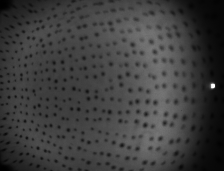
#> input picture bubble_force_estimation/src/bubble_force_estimation/optical_flow/test_imgs/img_1.png, 224 x 171 px, found by its file name
$ python img_binarization.py   (older library calls are emulated)
#> lines starting #> are read from the running program, lines starting #| are printed output that depends on the picture; after the words box and inside, x2 and y2 are one past the last pixel; in counts of white or black regions, pixels touching at a corner belong together
#> (reads bubble_force_estimation/src/bubble_force_estimation/optical_flow/test_imgs/camera_info.npy from the repository)
import numpy as np
import cv2
import os
import sys
from PIL import Image
import matplotlib.pyplot as plt

project_path = os.path.join(os.path.dirname(os.path.abspath(__file__)).split('/bubble_force_estimation')[0], 'bubble_force_estimation')
package_path = os.path.join(project_path, 'bubble_force_estimation', 'src', 'bubble_force_estimation', 'optical_flow')
sys.path.append(project_path)


class BubbleImgBinarization(object):
    """
    binarize the image so latex is white (255) and dots are black (0).
    """

    def __call__(self, img, th=128):
        bin_img = img.copy() # TODO: binarize the image
        bin_img[np.where(img > th)] = 255.
        bin_img[np.where(img <= th)] = 0.
        return bin_img


# DEBUG:

# [35 lines left out: functions serach_threshold, gird_binarization, not called in this run]

def avg_filter(img):
    k_size = 30
    img_width, img_height = img.shape
    avg_img = img.copy()
    for i in range(img_height):
        for j in range(img_width):
            tile_i = img[j:j+k_size, i:i+k_size]
            tile_i_avg = np.mean(tile_i)
            avg_img[j,i] = tile_i_avg
    return avg_img

# [11 lines left out: function blob_detector, not called in this run]


def load_img(img_path):
    imm = Image.open(img_path)
#> imm is the input picture: PIL image 224x171 I;16; min 19, max 2895, mean 717.3
    img_ar = np.asarray(imm.getdata()).reshape(imm.size[1],imm.size[0])
    return img_ar

def reverse_img(img):
    img_rev = -1*(img.astype('int32')-255)
    return img_rev.astype('uint8')

if __name__ == '__main__':
    img_name = 'img_1.png'
    img_path = os.path.join(package_path, 'test_imgs', img_name)
    camera_info_path = os.path.join(package_path, 'test_imgs', 'camera_info.npy')
    camera_info = np.load(camera_info_path, allow_pickle=True)
    img_binarization = BubbleImgBinarization()
    img_ar = load_img(img_path)
    img_avg = avg_filter(img_ar)
#> after the loop in avg_filter, `for i in range(img_height):`:
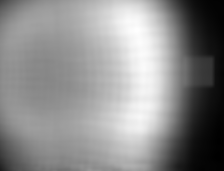
#> avg_img: shape (171, 224) int64; min 89, max 1180, mean 690.3; drawn with min black and max white
    img_d = img_ar - img_avg
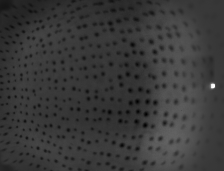
#> img_d: shape (171, 224) int64; min -759, max 2723, mean 27; drawn with min black and max white

    # [19 lines of commented-out code are left out]

    img_bin = img_binarization(img_d, th=-250).astype('uint8') # image binarized
#> in __call__, `bin_img[np.where(img > th)] = 255.`:
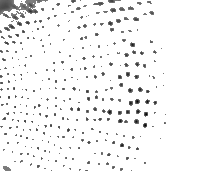
#> bin_img: shape (171, 224) int64; min -759, max 255, mean 215.9; drawn with min black and max white
#> in __call__, `bin_img[np.where(img <= th)] = 0.`:
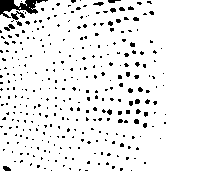
#> bin_img: shape (171, 224) int64; 93.5% white; black in thin lines or dots, all inside (x1, y1, x2, y2) = (0, 0, 166, 171)
    fig = plt.figure(1)
    plt.imshow(img_bin)
    # serach for countours
    img_bin_rev = reverse_img(img_bin)
    import pdb; pdb.set_trace()
    cnts = cv2.findContours(img_bin_rev, cv2.RETR_LIST, cv2.CHAIN_APPROX_SIMPLE)[0]
#> cnts = 335 contours, 331 with area under 20; largest, box (x1, y1, x2, y2) and area: (0, 0, 48, 18) 321, (11, 11, 25, 20) 36, (4, 24, 15, 31) 25, (3, 166, 11, 171) 20
    img_center = img_d.copy()/np.max(img_ar)*255
    for cnt in cnts:
        cnt_avg = np.mean(cnt, axis=0).flatten().astype('uint8')
        img_center[cnt_avg[0], cnt_avg[1]] = 255.0
#> this loop made 335 passes
#> cnt on passes 4, 6, 7: [[79, 169], [79, 170], [80, 169]], [[69, 168], [70, 169], [70, 168]], [[44, 168], [45, 168]]
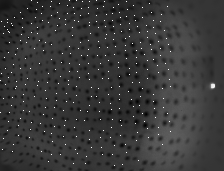
#> img_center: shape (171, 224) float64; min -66.85, max 255, mean 4.6; drawn with min black and max white
    fig = plt.figure(2)
    plt.imshow(img_center)
    plt.show()
    import pdb; pdb.set_trace()
    # blob_detector(img_bin)
